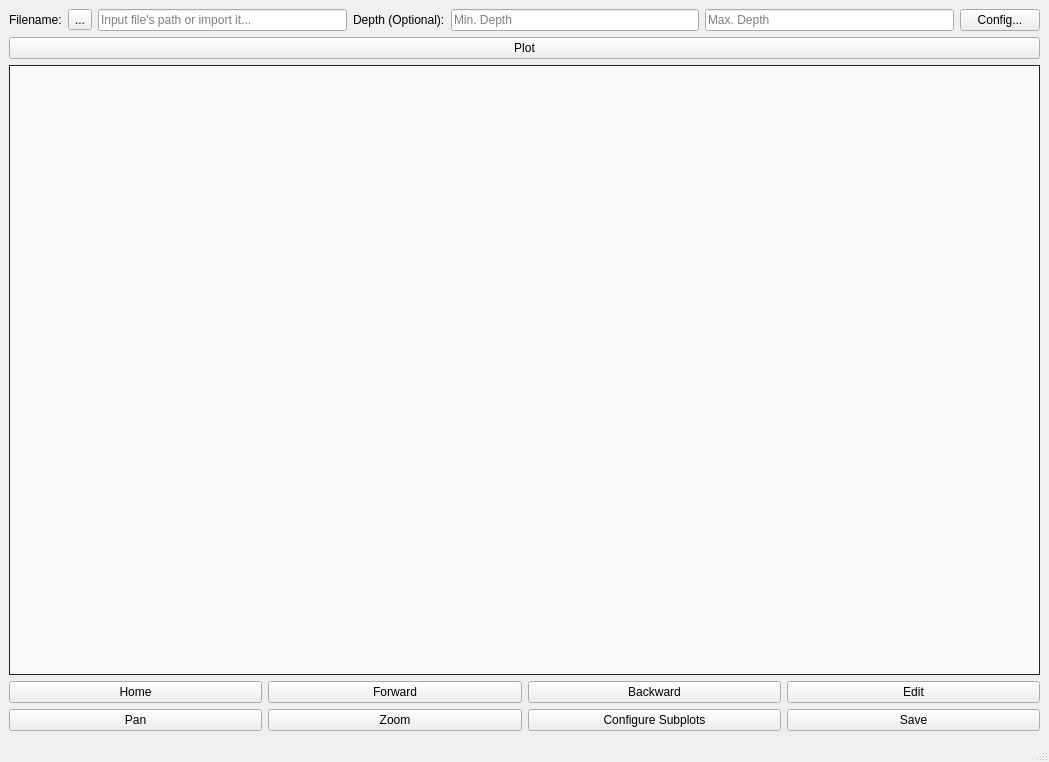
<?xml version="1.0" encoding="UTF-8"?>
<ui version="4.0">
 <class>mainWindow</class>
 <widget class="QMainWindow" name="mainWindow">
  <property name="geometry">
   <rect>
    <x>0</x>
    <y>0</y>
    <width>1049</width>
    <height>762</height>
   </rect>
  </property>
  <property name="windowTitle">
   <string>MainWindow</string>
  </property>
  <widget class="QWidget" name="centralwidget">
   <layout class="QVBoxLayout" name="verticalLayout">
    <item>
     <layout class="QGridLayout" name="gridLayout">
      <item row="0" column="0">
       <widget class="QLabel" name="label">
        <property name="text">
         <string>Filename:</string>
        </property>
       </widget>
      </item>
      <item row="0" column="1">
       <widget class="QToolButton" name="importFileToolBtn">
        <property name="text">
         <string>...</string>
        </property>
       </widget>
      </item>
      <item row="0" column="3">
       <widget class="QLabel" name="label_2">
        <property name="sizePolicy">
         <sizepolicy hsizetype="Preferred" vsizetype="Preferred">
          <horstretch>0</horstretch>
          <verstretch>0</verstretch>
         </sizepolicy>
        </property>
        <property name="text">
         <string>Depth (Optional):</string>
        </property>
       </widget>
      </item>
      <item row="0" column="4">
       <widget class="QLineEdit" name="minDepthInput">
        <property name="placeholderText">
         <string>Min. Depth</string>
        </property>
       </widget>
      </item>
      <item row="0" column="2">
       <widget class="QLineEdit" name="inputFilePath">
        <property name="placeholderText">
         <string>Input file's path or import it...</string>
        </property>
       </widget>
      </item>
      <item row="0" column="5">
       <widget class="QLineEdit" name="maxDepthInput">
        <property name="placeholderText">
         <string>Max. Depth</string>
        </property>
       </widget>
      </item>
      <item row="0" column="6">
       <widget class="QPushButton" name="configurationButton">
        <property name="text">
         <string>Config...</string>
        </property>
       </widget>
      </item>
     </layout>
    </item>
    <item>
     <widget class="QPushButton" name="plotButtonTemp">
      <property name="text">
       <string>Plot</string>
      </property>
     </widget>
    </item>
    <item>
     <widget class="QFrame" name="plotFrame">
      <property name="sizePolicy">
       <sizepolicy hsizetype="Preferred" vsizetype="Expanding">
        <horstretch>0</horstretch>
        <verstretch>0</verstretch>
       </sizepolicy>
      </property>
      <property name="styleSheet">
       <string notr="true">QFrame {
	border: 1px solid #212121;
background-color: #f9f9f9;
}</string>
      </property>
      <property name="frameShape">
       <enum>QFrame::StyledPanel</enum>
      </property>
      <property name="frameShadow">
       <enum>QFrame::Raised</enum>
      </property>
     </widget>
    </item>
    <item>
     <layout class="QGridLayout" name="gridLayout_2">
      <item row="0" column="2">
       <widget class="QPushButton" name="backwardPlotButton">
        <property name="text">
         <string>Backward</string>
        </property>
       </widget>
      </item>
      <item row="0" column="0">
       <widget class="QPushButton" name="homePlotButton">
        <property name="text">
         <string>Home</string>
        </property>
       </widget>
      </item>
      <item row="1" column="2">
       <widget class="QPushButton" name="configureSubplotsButton">
        <property name="text">
         <string>Configure Subplots</string>
        </property>
       </widget>
      </item>
      <item row="0" column="1">
       <widget class="QPushButton" name="forwardPlotButton">
        <property name="text">
         <string>Forward</string>
        </property>
       </widget>
      </item>
      <item row="1" column="0">
       <widget class="QPushButton" name="panPlotButton">
        <property name="text">
         <string>Pan</string>
        </property>
       </widget>
      </item>
      <item row="1" column="1">
       <widget class="QPushButton" name="zoomPlotButton">
        <property name="text">
         <string>Zoom</string>
        </property>
       </widget>
      </item>
      <item row="0" column="3">
       <widget class="QPushButton" name="editPlotButton">
        <property name="text">
         <string>Edit</string>
        </property>
       </widget>
      </item>
      <item row="1" column="3">
       <widget class="QPushButton" name="savePlotButton">
        <property name="text">
         <string>Save</string>
        </property>
       </widget>
      </item>
     </layout>
    </item>
   </layout>
  </widget>
  <widget class="QMenuBar" name="menubar">
   <property name="geometry">
    <rect>
     <x>0</x>
     <y>0</y>
     <width>1049</width>
     <height>22</height>
    </rect>
   </property>
  </widget>
  <widget class="QStatusBar" name="statusbar"/>
 </widget>
 <resources/>
 <connections/>
</ui>
